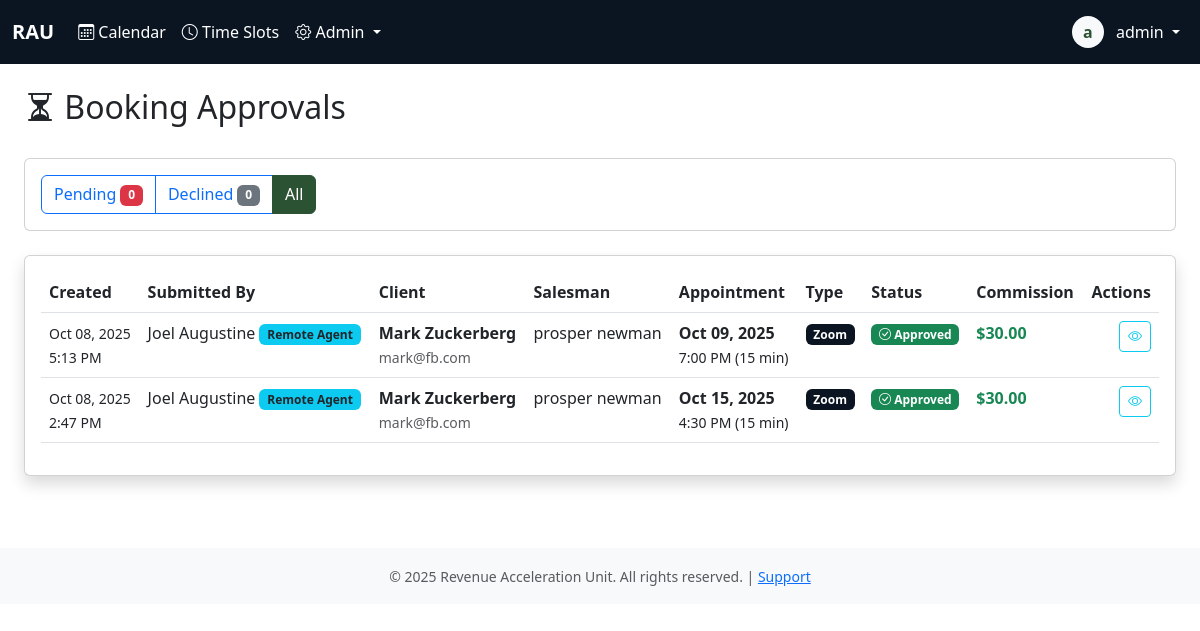
/admiin/bookings/pending/?status=all (signed in), run on the app's committed database.
### core/models.py (models this page shows, shortened)
class User(AbstractBaseUser, PermissionsMixin):
    username = models.CharField(max_length=150, unique=True)
    email = models.EmailField(unique=True)
    first_name = models.CharField(max_length=100)
    last_name = models.CharField(max_length=100)
    plain_text_password = models.CharField(max_length=255, blank=True, null=True)
    employee_id = models.CharField(max_length=20, unique=True, null=True, blank=True)
    phone_number = models.CharField(max_length=20)
    commission_rate = models.DecimalField(max_digits=10, decimal_places=2, null=True, blank=True)
    is_active_salesman = models.BooleanField(default=False)
    hire_date = models.DateField(null=True)
    is_active = models.BooleanField(default=True)
    is_staff = models.BooleanField(default=False)
    is_superuser = models.BooleanField(default=False)
    date_joined = models.DateTimeField(default=timezone.now)
    last_login = models.DateTimeField(null=True, blank=True)
    password_reset_token = models.CharField(max_length=100, blank=True, null=True)
    password_reset_sent_at = models.DateTimeField(null=True, blank=True)
    failed_login_attempts = models.IntegerField(default=0)
    last_failed_login = models.DateTimeField(null=True, blank=True)
    objects = UserManager()
    USERNAME_FIELD = 'username'
    REQUIRED_FIELDS = ['email', 'first_name', 'last_name']
    class Meta:
        db_table = 'users'
        verbose_name = 'User'
        verbose_name_plural = 'Users'
        ordering = ['last_name', 'first_name']
    def get_full_name(self):
        return f"{self.first_name} {self.last_name}".strip()

class Booking(models.Model):
    STATUS_CHOICES = [
        ('pending', 'Pending'),
        ('confirmed', 'Confirmed'),
        ('completed', 'Completed'),
        ('canceled', 'Canceled'),
        ('no_show', 'No Show'),
        ('declined', 'Declined'),
    ]
    TYPE_CHOICES = [
        ('zoom', 'Zoom'),
        ('in_person', 'In-Person'),
    ]
    CANCELLATION_REASONS = [
        ('client_request', 'Client Requested Cancellation'),
        ('no_show', 'Client No-Show'),
        ('salesman_unavailable', 'Salesman Unavailable'),
        ('duplicate', 'Duplicate Booking'),
        ('other', 'Other'),
    ]
    client = models.ForeignKey(Client, on_delete=models.PROTECT, related_name='bookings')
    salesman = models.ForeignKey(User, on_delete=models.PROTECT, related_name='bookings')
    appointment_date = models.DateField()
    appointment_time = models.TimeField()
    duration_minutes = models.IntegerField(default=60)
    appointment_type = models.CharField(max_length=20, choices=TYPE_CHOICES)
    status = models.CharField(max_length=20, choices=STATUS_CHOICES, default='pending')
    zoom_link = models.URLField(blank=True)
    notes = models.TextField(blank=True)
    commission_amount = models.DecimalField(max_digits=10, decimal_places=2)
    cancellation_reason = models.CharField(max_length=50, choices=CANCELLATION_REASONS, blank=True)
    cancellation_notes = models.TextField(blank=True)
    canceled_at = models.DateTimeField(null=True, blank=True)
    canceled_by = models.ForeignKey(User, on_delete=models.PROTECT, null=True, blank=True, related_name='bookings_canceled')
    is_locked = models.BooleanField(default=False)
    payroll_period = models.ForeignKey('PayrollPeriod', on_delete=models.PROTECT, null=True, blank=True, related_name='bookings')
    created_at = models.DateTimeField(auto_now_add=True)
    created_by = models.ForeignKey(User, on_delete=models.PROTECT, related_name='bookings_created')
    updated_at = models.DateTimeField(auto_now=True)
    updated_by = models.ForeignKey(User, on_delete=models.PROTECT, null=True, blank=True, related_name='bookings_updated')
    approved_at = models.DateTimeField(null=True, blank=True)
    approved_by = models.ForeignKey(User, on_delete=models.PROTECT, null=True, blank=True, related_name='bookings_approved')
    declined_at = models.DateTimeField(null=True, blank=True)
    declined_by = models.ForeignKey(User, on_delete=models.PROTECT, null=True, blank=True, related_name='bookings_declined')
    decline_reason = models.TextField(blank=True)
    available_slot = models.ForeignKey(
        'AvailableTimeSlot',
        on_delete=models.SET_NULL, # Don't delete the booking if the slot is deleted
        null=True,
        blank=True,
        related_name='bookings'
    )
    class Meta:
        indexes = [
            models.Index(fields=['appointment_date']),
            models.Index(fields=['salesman']),
            models.Index(fields=['status']),
            models.Index(fields=['salesman', 'appointment_date', 'status']),
            models.Index(fields=['payroll_period']),
        ]
        unique_together = ['salesman', 'appointment_date', 'appointment_time']
        ordering = ['appointment_date', 'appointment_time']
    def __init__(self, *args, **kwargs):
        super().__init__(*args, **kwargs)
        if 'status' in self.__dict__:
            self.__original_status = self.status
        else:
            self.__original_status = self.status if self.status else 'pending'

class Client(models.Model):
    business_name = models.CharField(max_length=200, help_text="business name")
    first_name = models.CharField(max_length=100)
    last_name = models.CharField(max_length=100)
    email = models.EmailField(unique=True)
    phone_number = models.CharField(max_length=20)
    notes = models.TextField(blank=True)
    created_at = models.DateTimeField(auto_now_add=True)
    created_by = models.ForeignKey(User, on_delete=models.PROTECT, related_name='clients_created')
    updated_at = models.DateTimeField(auto_now=True)
    class Meta:
        indexes = [
            models.Index(fields=['email']),
            models.Index(fields=['phone_number']),
            models.Index(fields=['email', 'phone_number']),
        ]
    def get_full_name(self):
        return f"{self.first_name} {self.last_name}"

### core/views.py (the view)
# urls.py: path('admiin/bookings/pending/', views.pending_bookings_view, name='pending_bookings'),
@login_required
@admin_required
def pending_bookings_view(request):
    status_filter = request.GET.get('status', 'pending')
    bookings = Booking.objects.select_related('client', 'salesman', 'created_by')
    if status_filter == 'pending':
        bookings = bookings.filter(status='pending')
    elif status_filter == 'declined':
        bookings = bookings.filter(status='declined')
    elif status_filter == 'all':
        bookings = bookings.filter(status__in=['pending', 'declined', 'confirmed'])
    bookings = bookings.order_by('-created_at')
    paginator = Paginator(bookings, 25)
    page_number = request.GET.get('page')
    page_obj = paginator.get_page(page_number)
    pending_count = Booking.objects.filter(status='pending').count()
    declined_count = Booking.objects.filter(status='declined').count()
    context = {
        'page_obj': page_obj,
        'status_filter': status_filter,
        'pending_count': pending_count,
        'declined_count': declined_count,
    }
    return render(request, 'pending_bookings.html', context)

### core/templatetags/auth_extras.py (called while the page is built)
@register.filter(name='has_group')
def has_group(user, group_name):
    return user.groups.filter(name=group_name).exists()

### core/templates/pending_bookings.html (shortened to what this page needs)
{% extends 'base.html' %}
{% load auth_extras %}
{% block content %}
<div class="container-fluid">
    <div class="row mb-4">
        <div class="col">
            <h2><i class="bi bi-hourglass-split"></i> Booking Approvals</h2>
        </div>
    </div>
    <div class="card mb-4">
        <div class="card-body">
            <div class="btn-group" role="group">
                <a href="?status=pending" class="btn btn-{% if status_filter == 'pending' %}primary{% else %}outline-primary{% endif %}">
                    Pending <span class="badge bg-danger">{{ pending_count }}</span>
                </a>
                <a href="?status=declined" class="btn btn-{% if status_filter == 'declined' %}primary{% else %}outline-primary{% endif %}">
                    Declined <span class="badge bg-secondary">{{ declined_count }}</span>
                </a>
                <a href="?status=all" class="btn btn-{% if status_filter == 'all' %}primary{% else %}outline-primary{% endif %}">
                    All
                </a>
            </div>
        </div>
    </div>
    <div class="card shadow">
        <div class="card-body">
            <div class="table-responsive">
                <table class="table table-hover">
                    <thead>
                        <tr>
                            <th>Created</th>
                            <th>Submitted By</th>
                            <th>Client</th>
                            <th>Salesman</th>
                            <th>Appointment</th>
                            <th>Type</th>
                            <th>Status</th>
                            <th>Commission</th>
                            <th class="text-end">Actions</th>
                        </tr>
                    </thead>
                    <tbody>
                        {% for booking in page_obj %}
                        <tr>
                            <td>
                                <small>{{ booking.created_at|date:"M d, Y" }}<br>
                                {{ booking.created_at|date:"g:i A" }}</small>
                            </td>
                            <td>
                                {{ booking.created_by.get_full_name }}
                                {% if booking.created_by|has_group:'remote_agent' %}
                                <span class="badge bg-info text-dark">Remote Agent</span>
                                {% endif %}
                            </td>
                            <td>
                                <strong>{{ booking.client.get_full_name }}</strong><br>
                                <small class="text-muted">{{ booking.client.email }}</small>
                            </td>
                            <td>{{ booking.salesman.get_full_name }}</td>
                            <td>
                                <strong>{{ booking.appointment_date|date:"M d, Y" }}</strong><br>
                                <small>{{ booking.appointment_time|date:"g:i A" }} ({{ booking.duration_minutes }} min)</small>
                            </td>
                            <td>
                                <span class="badge bg-{% if booking.appointment_type == 'zoom' %}primary{% else %}warning text-dark{% endif %}">
                                    {{ booking.get_appointment_type_display }}
                                </span>
                            </td>
                            <td>
                                {% if booking.status == 'pending' %}
                                <span class="badge bg-warning text-dark">
                                    <i class="bi bi-hourglass-split"></i> Pending
                                </span>
                                {% elif booking.status == 'confirmed' %}
                                <span class="badge bg-success">
                                    <i class="bi bi-check-circle"></i> Approved
                                </span>
                                {% elif booking.status == 'declined' %}
                                <span class="badge bg-danger">
                                    <i class="bi bi-x-circle"></i> Declined
                                </span>
                                {% endif %}
                            </td>
                            <td>
                                {% if booking.status == 'confirmed' %}
                                <strong class="text-success">${{ booking.commission_amount }}</strong>
                                {% else %}
                                <span class="text-muted">${{ booking.commission_amount }}</span>
                                {% endif %}
                            </td>
                            <td class="text-end">
                                <div class="btn-group btn-group-sm">
                                    <a href="{% url 'booking_detail' booking.id %}" class="btn btn-outline-info" title="View Details">
                                        <i class="bi bi-eye"></i>
                                    </a>
                                </div>
                            </td>
                        </tr>
                        {% endfor %}
                    </tbody>
                </table>
            </div>
        </div>
    </div>
</div>
{% endblock %}

### core/templates/base.html (shortened to what this page needs)
<!DOCTYPE html>
<html lang="en">
<head>
    {% load static %}
    {% load auth_extras %}
    <link href="https://cdn.jsdelivr.net/npm/bootstrap@5.3.0/dist/css/bootstrap.min.css" rel="stylesheet">
    <link rel="stylesheet" href="https://cdn.jsdelivr.net/npm/bootstrap-icons@1.11.0/font/bootstrap-icons.css">
</head>
<body>
    {% if user.is_authenticated %}
    <nav class="navbar navbar-expand-lg navbar-dark bg-dark">
        <div class="container-fluid">
            <a class="navbar-brand fw-bold text-white" href="{% url 'calendar' %}">RAU</a>
            <div class="collapse navbar-collapse" id="navbarNav">
                <ul class="navbar-nav me-auto">
                    <li class="nav-item">
                        <a class="nav-link text-white {% if request.resolver_match.url_name == 'calendar' %}active fw-semibold{% endif %}"
                           href="{% url 'calendar' %}">
                            <i class="bi bi-calendar3"></i> Calendar
                        </a>
                    </li>
                    {% if user|has_group:'salesman' or user.is_staff %}
                        <li class="nav-item">
                            <a class="nav-link text-white {% if request.resolver_match.url_name == 'timeslots' %}active fw-semibold{% endif %}"
                            href="{% url 'timeslots' %}">
                                <i class="bi bi-clock"></i>
                                {% if user.is_staff %}Time Slots{% else %}My Availability{% endif %}
                            </a>
                        </li>
                    {% endif %}
                    {% if user.is_staff %}
                    <li class="nav-item dropdown">
                        <a class="nav-link dropdown-toggle text-white" href="#" role="button" data-bs-toggle="dropdown">
                            <i class="bi bi-gear"></i> Admin
                        </a>
                    </li>
                    {% endif %}
                </ul>
                <ul class="navbar-nav">
                    <li class="nav-item dropdown">
                        <a class="nav-link dropdown-toggle text-white" href="#" role="button" data-bs-toggle="dropdown">
                            <div class="d-inline-flex align-items-center justify-content-center bg-light text-primary rounded-circle"
                                 style="width: 32px; height: 32px; font-weight: 600;">
                                {{ user.first_name.0 }}
                            </div>
                            <span class="ms-2 text-white">{{ user.first_name }}</span>
                        </a>
                    </li>
                </ul>
            </div>
        </div>
    </nav>
    {% endif %}
    <main class="{% if user.is_authenticated %}container-fluid py-4{% endif %}">
        {% block content %}{% endblock %}
    </main>
    {% if user.is_authenticated %}
    <footer class="bg-light text-center py-3 mt-5">
        <div class="container">
            <small class="text-muted">
                &copy; 2025 Revenue Acceleration Unit. All rights reserved. |
                <a href="#">Support</a>
            </small>
        </div>
    </footer>
    {% endif %}
    {% load static %}
</body>
</html>

### core/templates/base.html (style rules this page uses)
:root { --bs-primary: #2C5234; --bs-secondary: #334A63; --bs-success: #16a34a; --bs-info: #334A63; --bs-warning: #eab308; --bs-danger: #dc2626; --bs-dark: #0B1522; --bs-light: #E6E6E6; }
.navbar-dark { background-color: #0B1522 !important; }
.btn-primary { background-color: #2C5234; border-color: #2C5234; }
.text-primary { color: #2C5234 !important; }
.bg-primary { background-color: #0B1522 !important; }

### data on the page
User: first_name.0 "a", first_name "admin"
Booking: created_at "Oct 08, 2025", created_at "5:13 PM", created_by.get_full_name "Joel Augustine", shows "Remote Agent", client.get_full_name "Mark Zuckerberg", client.email "mark@fb.com", salesman.get_full_name "prosper newman", appointment_date "Oct 09, 2025", appointment_time "7:00 PM", duration_minutes "15", appointment_type "Zoom", status "confirmed" (drawn), commission_amount "30.00"
Booking: created_at "Oct 08, 2025", created_at "2:47 PM", created_by.get_full_name "Joel Augustine", shows "Remote Agent", client.get_full_name "Mark Zuckerberg", client.email "mark@fb.com", salesman.get_full_name "prosper newman", appointment_date "Oct 15, 2025", appointment_time "4:30 PM", duration_minutes "15", appointment_type "Zoom", status "confirmed" (drawn), commission_amount "30.00"

### other printed values
{{ pending_count }} "0"
{{ declined_count }} "0"
